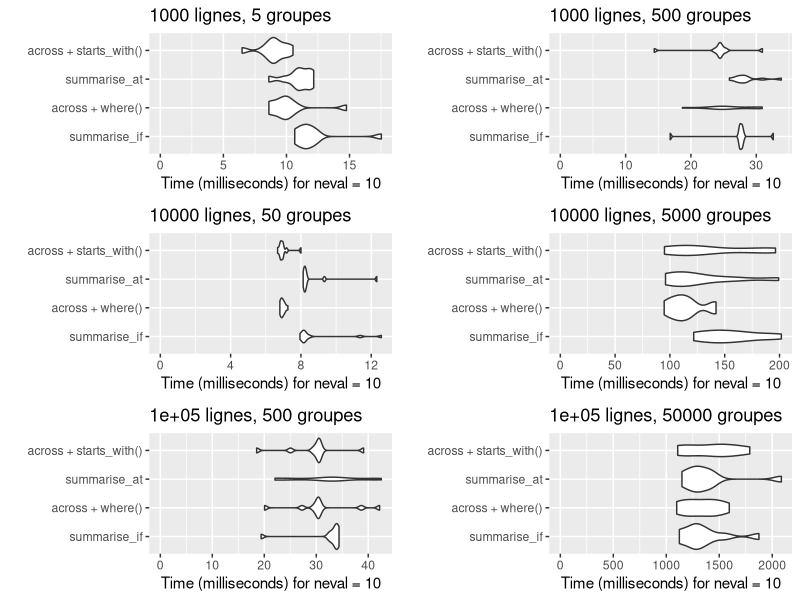

Reproduce this figure in R.
## ---- chunk 1
knitr::opts_chunk$set(collapse = TRUE)
library(microbenchmark)
library(dplyr)
library(palmerpenguins)
## ---- chunk 2
penguins %>% summarise_if(is.numeric, mean, na.rm = TRUE)
## ---- chunk 3
penguins %>% summarise(across(where(is.numeric), mean, na.rm = TRUE))
## ---- chunk 4
# Ancienne version
penguins %>% summarise_at(vars(matches("bill*|flipper*")), mean, na.rm = TRUE)

# Avec across()
penguins %>% summarise(across(matches("bill*|flipper*"), mean, na.rm = TRUE))
## ---- chunk 5
penguins %>% summarise(across(where(is.numeric) & -contains("year"), mean, na.rm = TRUE))
## ---- chunk 6
penguins %>% 
  mutate(across(starts_with("bill"), ~ . * 0.04, .names = "pouces_{.col}")) %>% 
  select(contains("bill")) %>% head(5)
## ---- chunk 7
nbrow <- 100
nbgpe <- 2
as_tibble(data.frame(x1 = rnorm(nbrow), x2 =  rnorm(nbrow), 
                     x3 = runif(nbrow), x4 = runif(nbrow),
                     y = as.factor(sample(floor(nbgpe), replace = TRUE))
                               )) %>% 
  arrange(x1)
## ---- chunk 8
library(microbenchmark)
library(ggplot2)
test_group_by <- function(nbrow, nbgpe){
  test <- as_tibble(data.frame(x1 = rnorm(nbrow), x2 =  rnorm(nbrow), 
                               x3 = runif(nbrow), x4 = runif(nbrow),
                               y = as.factor(sample(floor(nbgpe), 
                                                    replace = TRUE))
                               ))
  return(autoplot(
    microbenchmark::microbenchmark(times = 10, unit="ms", 
                                   summarise_if = test %>% group_by(y) %>% summarise_if(is.numeric, mean),
                                   "across + where()" = test %>% group_by(y) %>% summarise(across(where(is.numeric), mean)),
                                   summarise_at = test %>% group_by(y) %>% summarise_at(vars(starts_with("x")), mean),
                                   "across + starts_with()" = test %>% group_by(y) %>% summarise(across(starts_with("x"), mean))
                                   ),
    log = FALSE)
    + ggtitle(paste0(nbrow, " lignes, ", nbgpe, " groupes")) + expand_limits(y = 0))
}
## ---- chunk 9
x <- 100
y <- 0.5
for (i in seq(1, 3)){
  x <- x * 10
  y <- y * 10
  assign(paste0("plot", i, sep = ""), test_group_by(x, y))
}
x <- 100
y <- 50
for (i in seq(4, 6)){
  x <- x * 10
  y <- y * 10
  assign(paste0("plot", i, sep = ""), test_group_by(x, y))
}

library(gridExtra)
grid.arrange(plot1, plot4, plot2, plot5, plot3, plot6, ncol = 2, heights = c(14, 14, 14))

